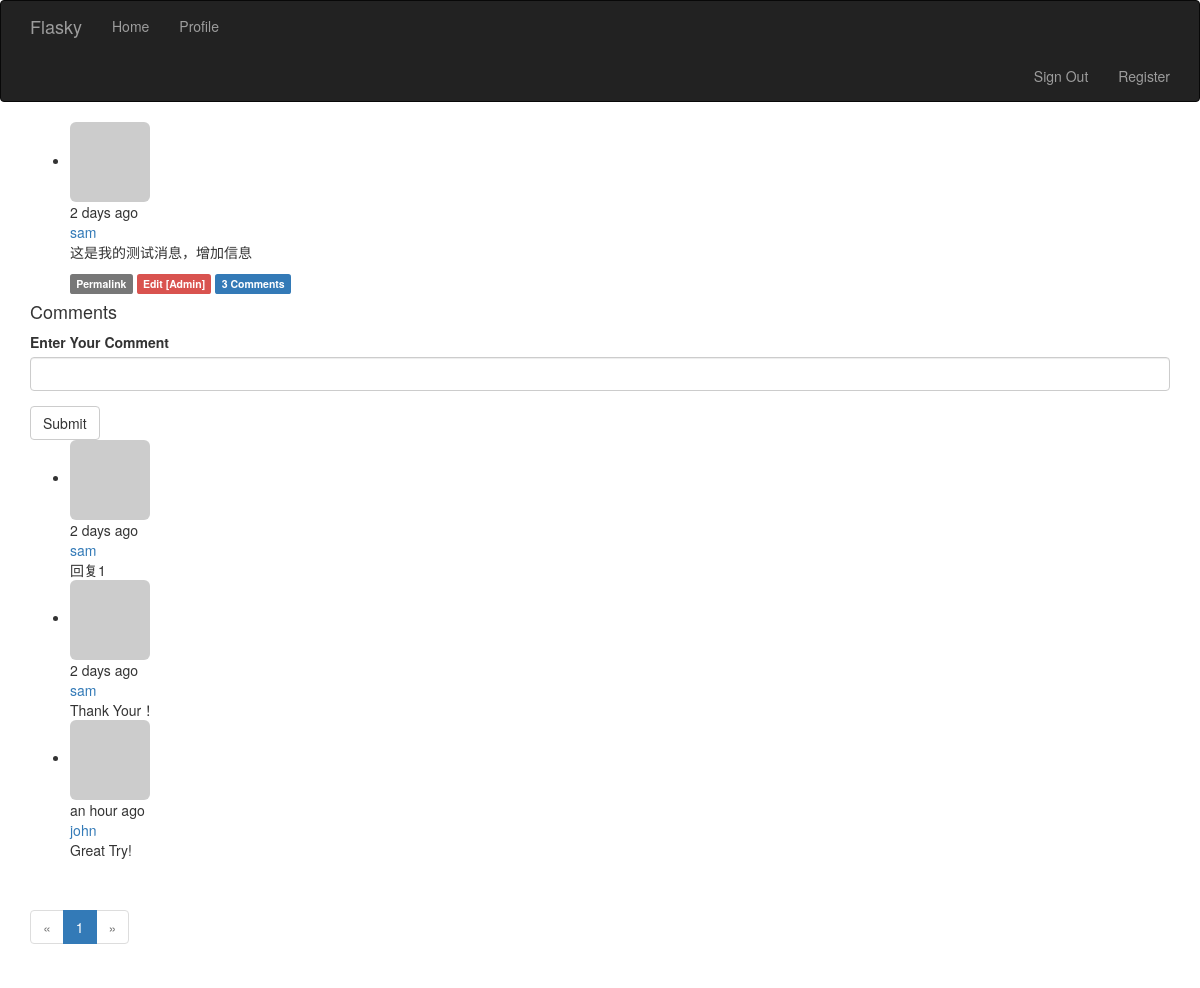
/post/109 (signed in), run on the app's committed database.
### app/models.py (models this page shows, shortened)
class Post(db.Model):
    __tablename__ = 'posts'
    id = db.Column(db.Integer, primary_key=True)
    body = db.Column(db.Text)
    body_html = db.Column(db.Text)
    timestamp = db.Column(db.DateTime, index=True, default=datetime.datetime.utcnow)
    author_id = db.Column(db.Integer, db.ForeignKey('users.id'))
    comments = db.relationship('Comment', backref='post', lazy='dynamic')

class User(UserMixin, db.Model):
    __tablename__ = 'users'
    id = db.Column(db.Integer, primary_key=True)
    email = db.Column(db.String(64), unique=True, index=True)
    username = db.Column(db.String(64), unique=True, index=True)
    password_hash = db.Column(db.String(128))
    role_id = db.Column(db.Integer, db.ForeignKey('roles.id'))
    confirmed = db.Column(db.Boolean, default=False)
    name = db.Column(db.String(64))
    location = db.Column(db.String(64))
    about_me = db.Column(db.Text())
    avatar_hash = db.Column(db.String(32))
    member_since = db.Column(db.DateTime(), default=datetime.datetime.utcnow)
    last_seen = db.Column(db.DateTime(), default=datetime.datetime.utcnow)
    posts = db.relationship('Post', backref='author', lazy='dynamic')
    followed = db.relationship('Follow',
                               foreign_keys=[Follow.follower_id],
                               backref=db.backref('follower', lazy='joined'),
                               lazy='dynamic',
                               cascade='all, delete-orphan')
    follower = db.relationship('Follow',
                               foreign_keys=[Follow.followed_id],
                               backref=db.backref('followed', lazy='joined'),
                               lazy='dynamic',
                               cascade='all, delete-orphan')
    comments = db.relationship('Comment', backref='author', lazy='dynamic')
    @property
    def password(self):
        raise AttributeError('password is not a readable attribute')
    def can(self, permissions):
        return self.role is not None and \
            (self.role.permissions & permissions) == permissions
    def is_administrator(self):
        return self.can(Permission.ADMINISTER)
    def ping(self):
        self.last_seen = datetime.datetime.utcnow()
        db.session.add(self)
    def gravatar(self, size=100, default='identicon', rating='g'):
        if request.is_secure:
            url = 'https://secure.gravatar.com/avator'
        else:
            url = 'http://www.gravatar.com/avatar'
        hash = hashlib.md5(self.email.encode('utf-8')).hexdigest()
        return '{url}/{hash}?s={size}&d={default}&r={rating}'.format(
            url=url, hash=hash, size=size, default=default, rating=rating)

class Comment(db.Model):
    __tablename__ = 'comments'
    id = db.Column(db.Integer, primary_key=True)
    body = db.Column(db.Text)
    body_html = db.Column(db.Text)
    timestamp = db.Column(db.DateTime, index=True,
                          default=datetime.datetime.utcnow)
    disabled = db.Column(db.Boolean)
    author_id = db.Column(db.Integer, db.ForeignKey('users.id'))
    post_id = db.Column(db.Integer, db.ForeignKey('posts.id'))

### app/main/views.py (the view, shortened to what this page needs)
@main.route('/post/<int:id>', methods=['GET', 'POST'])
def post(id):
    post = Post.query.get_or_404(id)
    form = CommentForm()
    page = request.args.get('page', 1, type=int)
    if page == -1:
        page = (post.comments.count() - 1) / \
               (current_app.config['FLASKY_COMMENTS_PER_PAGE'] + 1)
    pagination = post.comments.order_by(Comment.timestamp.asc()).paginate(
        page, per_page=current_app.config['FLASKY_COMMENTS_PER_PAGE'],
        error_out=False)
    comments = pagination.items
    return render_template('post.html', posts=[post], form=form,
                           comments=comments, pagination=pagination)

### app/main/forms.py
class CommentForm(Form):
    body = StringField('Enter Your Comment', validators=[Required()])
    submit = SubmitField('Submit')

### app/auth/views.py (called while the page is built)
@auth.before_app_request
def before_request():
    if current_user.is_authenticated:
        current_user.ping()
        if current_user.confirmed and request.endpoint[:5] != 'auth.' and request.endpoint != 'static':
            return redirect(url_for('auth.unconfirmed'))

### app/main/__init__.py (called while the page is built)
@main.app_context_processor
def inject_permissions():
    return dict(Permission=Permission)

### app/models.py (called while the page is built)
@login_manager.user_loader
def load_user(user_id):
    return User.query.get(int(user_id))

### app/templates/post.html (shortened to what this page needs)
{% extends "base.html" %}
{% import "bootstrap/wtf.html" as wtf %}
{% import "_macros.html" as macros %}
{% block page_content %}
{% include '_posts.html' %}
<h4 id="comments">Comments</h4>
{% if current_user.can(Permission.COMMENT) %}
<div class="comment-form">
    {{ wtf.quick_form(form) }}
</div>
{% endif %}
{% include '_comments.html' %}
{% if pagination %}
<div class="pagination">
    {{ macros.pagination_widget(pagination, '.post', fragment='#comments', id=posts[0].id) }}
</div>
{% endif %}
{% endblock %}

### app/templates/_posts.html (shortened to what this page needs)
<ul class="posts">
    {% for post in posts %}
    <li class="post">
        <div class="profile-thumbnail">
            <a href="{{ url_for('.user', username=post.author.username) }}">
                <img class="img-rounded profile-thumbnail" src="{{ post.author.gravatar(size=40) }}">
            </a>
        </div>
        <div class="post-content">
            <div class="post-date"> {{ moment(post.timestamp).fromNow() }} </div>
            <div class="post-author"><a href="{{ url_for('.user', username=post.author.username) }}">{{ post.author.username }}</a></div>
            <div class="post-body">
                {% if post.body_html %}
                    {{ post.body_html | safe }}
                {% else %}
                    {{ post.body }}
                {% endif %}
            </div>
            <div class="post-footer">
                <a href="{{ url_for('.post', id=post.id) }}">
                    <span class="label label-default">Permalink</span>
                </a>
                {% if current_user.is_administrator() %}
                <a href="{{ url_for('.edit', id=post.id) }}">
                    <span class="label label-danger">Edit [Admin]</span>
                </a>
                {% endif %}
                <a href="{{ url_for('.post', id=post.id) }}#comments">
                    <span class="label label-primary">
                        {{ post.comments.count() }} Comments
                    </span>
                </a>
            </div>
        </div>
    </li>
    {% endfor %}
</ul>

### app/templates/_comments.html (shortened to what this page needs)
<ul class="comments">
    {% for comment in comments %}
    <li class="comment">
        <div class="comment-thumbnail">
            <a href="{{ url_for('.user', username=comment.author.username) }}">
                <img class="img-rounded profile-thumbnail" src="{{ comment.author.gravatar(size=40) }}">
            </a>
        </div>
        <div class="comment-content">
            <div class="comment-date">
                {{ moment(comment.timestamp).fromNow() }}
            </div>
            <div class="comment-author">
                <a href="{{ url_for('.user', username=comment.author.username) }}">
                    {{ comment.author.username }}
                </a>
            </div>
        </div>
        <div class="comment-body">
            {% if moderate or not comment.disabled %}
                {% if comment.body_html %}
                    {{ comment.body_html | safe }}
                {% else %}
                    {{ comment.body }}
                {% endif %}
            {% endif %}
        </div>
    </li>
    {% endfor %}
</ul>

### data on the page
Post: timestamp "2 days ago", author.username "sam", body_html "这是我的测试消息，增加信息", comments.count "3"
Comment: timestamp "2 days ago", author.username "sam", body_html "回复1"
Comment: timestamp "2 days ago", author.username "sam", body_html "Thank Your！"
Comment: timestamp "an hour ago", author.username "john", body_html "Great Try!"

### other printed values
{{ p }} "1"
